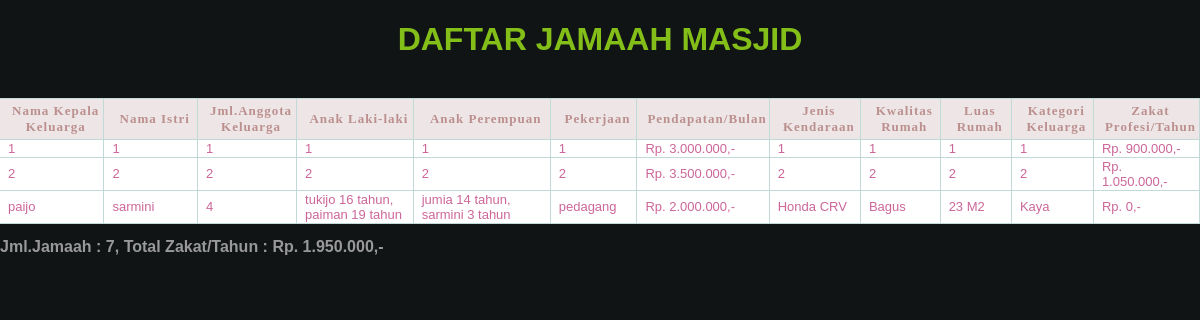
The app's page /pages/jamaah/Laporanjamaah.php with its own data.
### tables this page shows
CREATE TABLE `jamaah` (
  `id` int(11) NOT NULL auto_increment,
  `nmkepala` varchar(50) NOT NULL,
  `nmistri` varchar(50) NOT NULL,
  `jmlanggota` double NOT NULL,
  `namaanaklk` varchar(150) NOT NULL,
  `namaanakpr` varchar(150) NOT NULL,
  `pekerjaan` varchar(30) NOT NULL,
  `pendapatan` double NOT NULL,
  `kendaraan` varchar(40) NOT NULL,
  `kwalitasrumah` varchar(30) NOT NULL,
  `luasrumah` varchar(30) NOT NULL,
  `kategoriklrga` varchar(30) NOT NULL,
  PRIMARY KEY  (`id`)
);

CREATE TABLE `nisob` (
  `hargamas` double NOT NULL,
  `batas` double NOT NULL,
  PRIMARY KEY  (`hargamas`)
);

### conf/conf.php (called while the page is built, shortened)
<?php
    $db_name        ="masjid";
     function bukaquery($sql)
	 {
       $result=mysql_query($sql)
        or die(mysql_error()."<br/><font color=red><b>Gagal</b> menjalankan perintah query !");
        return $result;
     }
    function formatDuit($duit)
	{
		return "Rp. ".number_format($duit,0,",",".").",-";
	}
?>

### pages/jamaah/Laporanjamaah.php (the view, shortened to what this page needs)
<?php
 include '../../conf/conf.php';
   $_sql         = "SELECT batas FROM nisob ";
   $hasil        = bukaquery($_sql);
   $baris        = mysql_fetch_row($hasil);
   $nisob        = $baris[0];
?>
<html>
    <head>
        <link href="../../css/default.css" rel="stylesheet" type="text/css" />
    </head>
    <body>
    <?php
        $keyword=$_GET['keyword'];
        $_sql = "select id, nmkepala, nmistri, jmlanggota,
                 namaanaklk, namaanakpr, pekerjaan, pendapatan,
                 kendaraan, kwalitasrumah, luasrumah, kategoriklrga
                 from jamaah
                 where
                 nmkepala like '%".$keyword."%' or
                 nmistri like '%".$keyword."%' or
                 namaanaklk like '%".$keyword."%' or
                 namaanakpr like '%".$keyword."%' or
                 pekerjaan like '%".$keyword."%' or
                 kendaraan like '%".$keyword."%' or
                 kategoriklrga like '%".$keyword."%' or
                 kwalitasrumah like '%".$keyword."%'
                 order by nmkepala ASC  ";
        $hasil=bukaquery($_sql);
        $ttlzakat=0;
        $ttlanggota=0;
        if(mysql_num_rows($hasil)!=0) {
            echo "<table  border='0' align='center' cellpadding='0' cellspacing='0' class='tbl_form'>
				<caption><h1 class=title>DAFTAR JAMAAH MASJID</h1><br></caption>
                    <tr class='head'>
                                 <td width='200px'><div align='center'><font size='2' face='Verdana'><strong>Nama Kepala Keluarga</strong></font></div></td>
                                 <td width='200px'><div align='center'><font size='2' face='Verdana'><strong>Nama Istri</strong></font></div></td>
                                 <td width='100px'><div align='center'><font size='2' face='Verdana'><strong>Jml.Anggota Keluarga</strong></font></div></td>
                                 <td width='300px'><div align='center'><font size='2' face='Verdana'><strong>Anak Laki-laki</strong></font></div></td>
                                 <td width='300px'><div align='center'><font size='2' face='Verdana'><strong>Anak Perempuan</strong></font></div></td>
                                 <td width='100px'><div align='center'><font size='2' face='Verdana'><strong>Pekerjaan</strong></font></div></td>
                                 <td width='100px'><div align='center'><font size='2' face='Verdana'><strong>Pendapatan/Bulan</strong></font></div></td>
                                 <td width='100px'><div align='center'><font size='2' face='Verdana'><strong>Jenis Kendaraan</strong></font></div></td>
                                 <td width='100px'><div align='center'><font size='2' face='Verdana'><strong>Kwalitas Rumah</strong></font></div></td>
                                 <td width='100px'><div align='center'><font size='2' face='Verdana'><strong>Luas Rumah</strong></font></div></td>
                                 <td width='100px'><div align='center'><font size='2' face='Verdana'><strong>Kategori Keluarga</strong></font></div></td>
                                 <td width='100px'><div align='center'><font size='2' face='Verdana'><strong>Zakat Profesi/Tahun</strong></font></div></td>
                    </tr>";
                    while($baris = mysql_fetch_array($hasil)) {
                        $zakat=0;
                        if(($baris[7]*12)>=$nisob){
                            $zakat=($baris[7]*0.025)*12;
                        }else if(($baris[7]*12)<$nisob){
                            $zakat=0;
                        }
                        $ttlzakat=$ttlzakat+$zakat;
                        $ttlanggota=$ttlanggota+$baris[3];
                        echo "<tr class='isi'>
                                 <td>$baris[1]</td>
                                 <td>$baris[2]</td>
                                 <td>$baris[3]</td>
                                 <td>$baris[4]</td>
                                 <td>$baris[5]</td>
                                 <td>$baris[6]</td>
                                 <td>".formatDuit($baris[7])."</td>
                                 <td>$baris[8]</td>
                                 <td>$baris[9]</td>
                                 <td>$baris[10]</td>
                                 <td>$baris[11]</td>
                                 <td>".formatDuit($zakat)."</td>
                               </tr>";
                    }
            echo "</table>";
            echo "<br><font color='999999' size='3'><b>Jml.Jamaah : ".$ttlanggota.", Total Zakat/Tahun : ".formatDuit($ttlzakat)."</b></font>";
        }
    ?>
    </body>
</html>

### css/default.css (style rules this page uses)
body { font-family:Arial, Helvetica, sans-serif; font-size:12px; background: #101415; margin: 0; padding: 0; color: #000000; }
h1 { color:#84be19; }
.head td { font: bold 13px "Tahoma", Arial, Helvetica, sans-serif; color: #BC8F8F; border-right: 1px solid #C1DAD7; border-bottom: 1px solid #C1DAD7; border-top: 1px solid #C1DAD7; letter-spacing: 1px; padding: 4px 2px 4px 10px; background: #eee6e6 ; }
.isi td { border-right: 1px solid #C1DAD7; border-bottom: 1px solid #C1DAD7; background: #ffffff; padding-top:1px; padding-bottom:1px; padding-left:8px; padding-right:8px; color:#CC6699; font: 13px tahoma, Arial, Helvetica, sans-serif; }

### records on screen
jamaah: nmkepala "1", nmistri "1", jmlanggota "1", namaanaklk "1", namaanakpr "1", pekerjaan "1", pendapatan "Rp. 3.000.000,-", kendaraan "1", kwalitasrumah "1", luasrumah "1", kategoriklrga "1", pendapatan "Rp. 900.000,-"
jamaah: nmkepala "2", nmistri "2", jmlanggota "2", namaanaklk "2", namaanakpr "2", pekerjaan "2", pendapatan "Rp. 3.500.000,-", kendaraan "2", kwalitasrumah "2", luasrumah "2", kategoriklrga "2", pendapatan "Rp. 1.050.000,-"
jamaah: nmkepala "paijo", nmistri "sarmini", jmlanggota "4", namaanaklk "tukijo 16 tahun, paiman 19 tahun", namaanakpr "jumia 14 tahun, sarmini 3 tahun", pekerjaan "pedagang", pendapatan "Rp. 2.000.000,-", kendaraan "Honda CRV", kwalitasrumah "Bagus", luasrumah "23 M2", kategoriklrga "Kaya", pendapatan.batas "Rp. 0,-"

### other values on screen
$ttlanggota "7"
formatDuit($ttlzakat) "Rp. 1.950.000,-"
